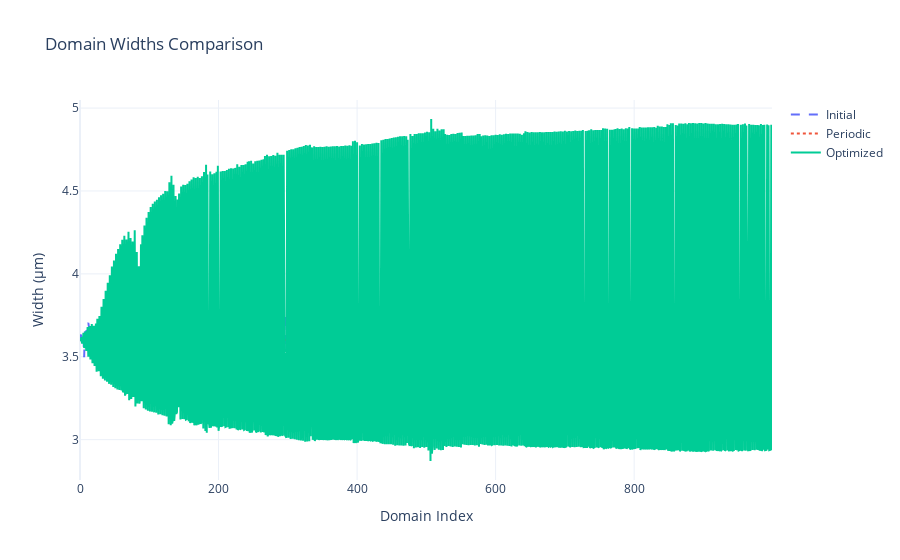
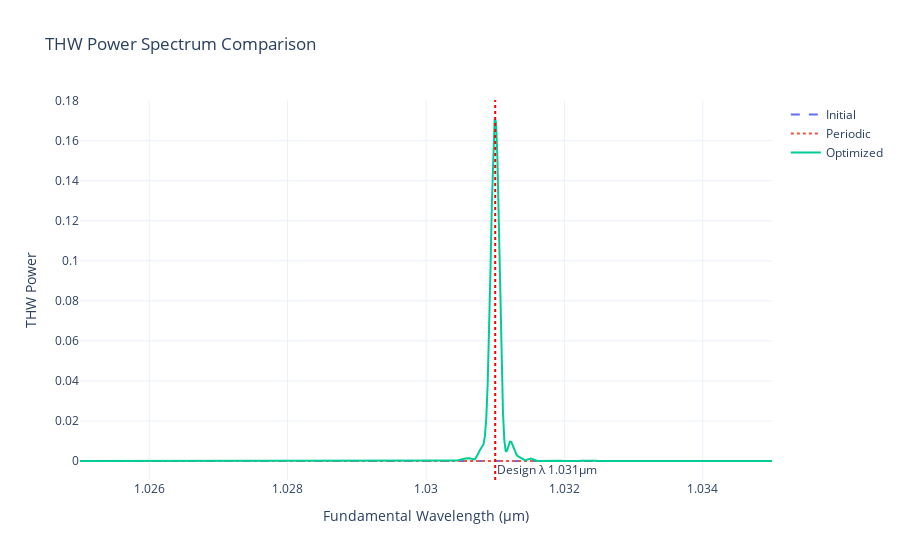
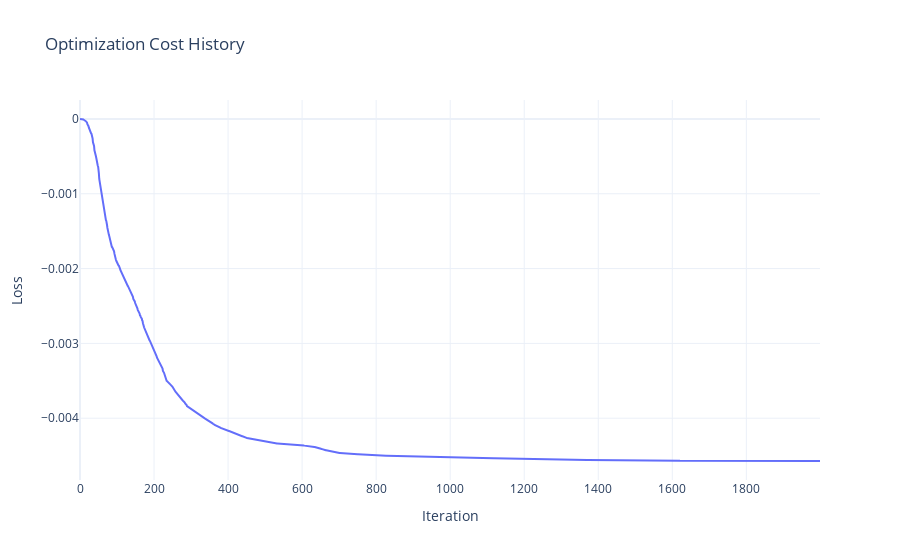

These figures' notebook cell, in order:
### Code cell
# 4. Visualize the results
print("4. Visualizing optimization results...")
plot_domain_widths(initial_widths, optimized_widths, periodic_widths)
plot_thw_power_spectrum(initial_widths, optimized_widths, periodic_widths, sim_params, config)
plot_cost_history(loss_history)
print(optimized_widths.shape)

# jnp.save(f"optimized_widths_{config.num_domains}.npy", optimized_widths)

### Figure 1 — Plotly figure (JSON) as saved in the notebook; plotly's stock layout.template omitted (floating-point values rounded to 4 significant figures; data arrays with more than 128 entries replaced by an {"elided": "..."} marker saying what was removed)
{"data": [{"line": {"dash": "dash"}, "mode": "lines", "name": "Initial", "type": "scatter", "y": {"elided": "1000 float values"}}, {"line": {"dash": "dot"}, "mode": "lines", "name": "Periodic", "type": "scatter", "y": {"elided": "1000 float values"}}, {"mode": "lines", "name": "Optimized", "type": "scatter", "y": {"elided": "1000 float values"}}], "layout": {"title": {"text": "Domain Widths Comparison"}, "xaxis": {"title": {"text": "Domain Index"}}, "yaxis": {"title": {"text": "Width (μm)"}}}}

### Figure 2 — Plotly figure (JSON) as saved in the notebook; plotly's stock layout.template omitted (floating-point values rounded to 4 significant figures; data arrays with more than 128 entries replaced by an {"elided": "..."} marker saying what was removed)
{"data": [{"line": {"dash": "dash"}, "mode": "lines", "name": "Initial", "type": "scatter", "x": {"elided": "500 float values"}, "y": {"elided": "500 float values"}}, {"line": {"dash": "dot"}, "mode": "lines", "name": "Periodic", "type": "scatter", "x": {"elided": "500 float values"}, "y": {"elided": "500 float values"}}, {"mode": "lines", "name": "Optimized", "type": "scatter", "x": {"elided": "500 float values"}, "y": {"elided": "500 float values"}}], "layout": {"annotations": [{"showarrow": false, "text": "Design λ 1.031μm", "x": 1.031, "xanchor": "left", "xref": "x", "y": 0, "yanchor": "bottom", "yref": "y domain"}], "shapes": [{"line": {"color": "red", "dash": "dot"}, "type": "line", "x0": 1.031, "x1": 1.031, "xref": "x", "y0": 0, "y1": 1, "yref": "y domain"}], "title": {"text": "THW Power Spectrum Comparison"}, "xaxis": {"title": {"text": "Fundamental Wavelength (μm)"}}, "yaxis": {"title": {"text": "THW Power"}}}}

### Figure 3 — Plotly figure (JSON) as saved in the notebook; plotly's stock layout.template omitted (floating-point values rounded to 4 significant figures; data arrays with more than 128 entries replaced by an {"elided": "..."} marker saying what was removed)
{"data": [{"mode": "lines", "name": "Loss", "type": "scatter", "y": {"elided": "2000 float values"}}], "layout": {"title": {"text": "Optimization Cost History"}, "xaxis": {"title": {"text": "Iteration"}}, "yaxis": {"title": {"text": "Loss"}}}}
